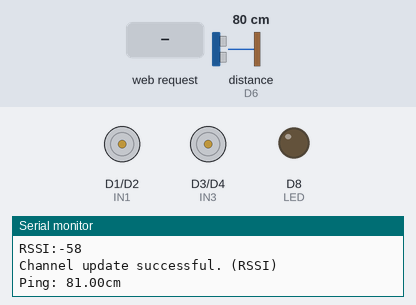
The sketch below on a simulated ESP8266 (NodeMCU). Shown: motor-driver pin pairs drawn as motors (green arrow = first pin HIGH = forward, orange = second pin HIGH = backward, longer = more drive, scaled by the enable pin), output pins drawn as LEDs (lit = HIGH), the last lines printed to the serial monitor. The test bench sets the inputs (shaded band); at power-on: distance to the obstacle (sensor on D6) 80 cm. The echo pulse lasts 58.3 µs per cm; WiFi joins after 1.5 s; servers stay silent unless stated.

Above: at 3.1 s.
3.2 s: distance to the obstacle (sensor on D6) set to 8 cm
4.7 s: distance to the obstacle (sensor on D6) set to 5 cm
At 5.52 s:
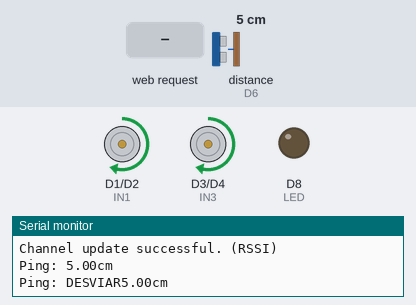
8.2 s: distance to the obstacle (sensor on D6) set to 9 cm
At 8.33 s:
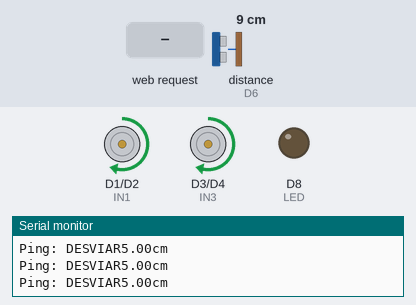
9.7 s: HTTP request GET /forward received
At 11.6 s:
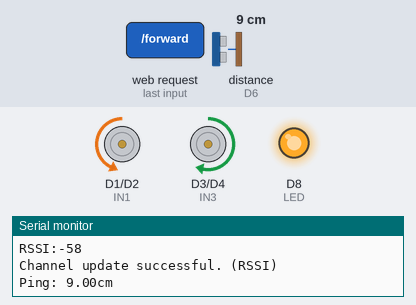
12.1 s: HTTP request GET /backward received
At 14.1 s:
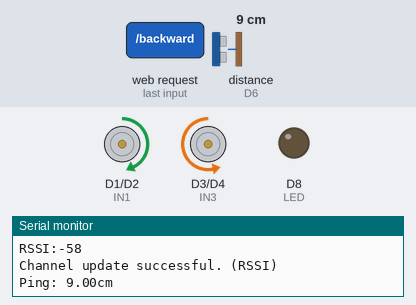
14.4 s: HTTP request GET /left received
At 15.31 s:
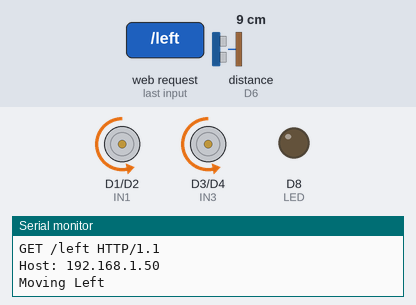
Timing chart, 0 to 17.4 s (numbered marks = the images above; inputs shaded):
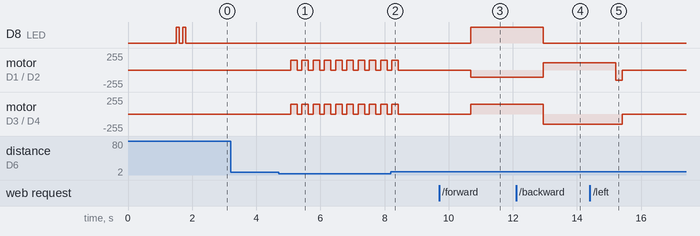

Measured:
- the behaviour switches between 7 and 6 cm on distance to the obstacle (sensor on D6) (found by bisection; images 0 and 1)
- after the input at 4.7 s, motor on D1 (IN1) / D2 (IN2), motor on D3 (IN3) / D4 (IN4): alternates forward 150/255 for 0.20 s and stopped for 0.15 s, starting after 0.37 s
- after the input at 8.2 s, motor on D1 (IN1) / D2 (IN2), motor on D3 (IN3) / D4 (IN4): goes on until 8.4 s, then stays stopped
- after the input at 9.7 s, D8 (LED): LOW → HIGH after 0.99 s; motor on D1 (IN1) / D2 (IN2): stopped → backward 110/255 after 0.99 s; motor on D3 (IN3) / D4 (IN4): stopped → forward 150/255 after 0.99 s
- after the input at 12.1 s, D8 (LED): HIGH → LOW after 0.85 s; motor on D1 (IN1) / D2 (IN2): backward 110/255 → forward 110/255 after 0.85 s; motor on D3 (IN3) / D4 (IN4): forward 150/255 → backward 150/255 after 0.85 s
- after the input at 14.4 s, motor on D1 (IN1) / D2 (IN2): forward 110/255 → backward 150/255 after 0.82 s, → stopped 0.20 s later; motor on D3 (IN3) / D4 (IN4): backward 150/255 → stopped after 1.0 s

The sketch:

projeto_tr2_miguel_luna.ino
```cpp
// Load Wi-Fi library
#include <ESP8266WiFi.h>
#include "ThingSpeak.h"
#include <NewPing.h>

// Replace with your network credentials
const char* ssid     = "MENDESLUNA_2G";
const char* password = "8132654102";

// Set web server port number to 80
WiFiServer server(80);

// Variable to store the HTTP request
String header;

//Motor PINs
#define ENA D0
#define IN1 D1
#define IN2 D2
#define IN3 D3
#define IN4 D4
#define ENB D5
#define TRIGGER_PIN 13
#define ECHO_PIN 12
#define MAX_DISTANCE 200
//const int echoPin = 12; //D6
//const int trigPin = 13; //D7

unsigned long myChannelNumber = 2592597;
const char * myWriteAPIKey = "CSEOMRZFXE49T3K1";

//Control variables
bool forward = 0;
bool backward = 0;
bool left = 0;
bool right = 0;
int Speed = 150; //inicialmente constante

//sensor variables
long duration;
int distance;

// Auxiliar variables to store the current output state
String output5State = "off";
String output4State = "off";
String carMovingForward = "off";
String carStopped = "off";
String carMovingBackward = "off";

// Assign output variables to GPIO pins
const int LED = 15;
const int output5 = 5;
const int output4 = 4;

// Current time
unsigned long currentTime = millis();
// Previous time
unsigned long previousTime = 0;
// Define timeout time in milliseconds (example: 2000ms = 2s)
const long timeoutTime = 2000;

// Ping sensor
NewPing sonar(TRIGGER_PIN, ECHO_PIN, MAX_DISTANCE);

void setup() {
  Serial.begin(115200);
  // Initialize the output variables as outputs
  pinMode(output5, OUTPUT);
  pinMode(output4, OUTPUT);
  pinMode(LED, OUTPUT);
  pinMode(ENA, OUTPUT);
  pinMode(IN1, OUTPUT);
  pinMode(IN2, OUTPUT);
  pinMode(IN3, OUTPUT);
  pinMode(IN4, OUTPUT);
  pinMode(ENB, OUTPUT);

  // Set outputs to LOW
  digitalWrite(output5, LOW);
  digitalWrite(output4, LOW);
  digitalWrite(LED, LOW);

  // Set sensor PINs
  //pinMode(trigPin, OUTPUT); // Sets the trigPin as an Output
  //pinMode(echoPin, INPUT); // Sets the echoPin as an Input

  // Connect to Wi-Fi network with SSID and password
  Serial.print("Connecting to ");
  Serial.println(ssid);
  WiFi.begin(ssid, password);
  while (WiFi.status() != WL_CONNECTED) {
    delay(500);
    Serial.print(".");
  }

  //duas piscadas de led indicam conexão na rede
  digitalWrite(LED, HIGH);
  delay(100);
  digitalWrite(LED, LOW);
  delay(100);
  digitalWrite(LED, HIGH);
  delay(100);
  digitalWrite(LED, LOW);
  delay(100);

  // Print local IP address and start web server
  Serial.println("");
  Serial.println("WiFi connected.");
  Serial.println("IP address: ");
  Serial.println(WiFi.localIP());
  server.begin();
}

void carforward() {
  analogWrite(ENA, Speed-40);
  analogWrite(ENB, Speed);
  digitalWrite(IN1, LOW);
  digitalWrite(IN2, HIGH);
  digitalWrite(IN3, HIGH);
  digitalWrite(IN4, LOW);
}
void carbackward() {
  analogWrite(ENA, Speed-40);
  analogWrite(ENB, Speed);
  digitalWrite(IN1, HIGH);
  digitalWrite(IN2, LOW);
  digitalWrite(IN3, LOW);
  digitalWrite(IN4, HIGH);
}

void carturnleft() {
  analogWrite(ENA, Speed);
  analogWrite(ENB, Speed);
  digitalWrite(IN1, LOW);
  digitalWrite(IN2, HIGH);
  digitalWrite(IN3, LOW);
  digitalWrite(IN4, HIGH);
}
void carturnright() {
  analogWrite(ENA, Speed);
  analogWrite(ENB, Speed);
  digitalWrite(IN1, HIGH);
  digitalWrite(IN2, LOW);
  digitalWrite(IN3, HIGH);
  digitalWrite(IN4, LOW);
}
void carStop() {
  digitalWrite(IN1, LOW);
  digitalWrite(IN2, LOW);
  digitalWrite(IN3, LOW);
  digitalWrite(IN4, LOW);
}

void loop(){
  delay(50);
  unsigned int uS = sonar.ping();
  pinMode(ECHO_PIN, OUTPUT);
  digitalWrite(ECHO_PIN, LOW);
  pinMode(ECHO_PIN, INPUT);
  Serial.print("Ping: ");
  float distance = uS/US_ROUNDTRIP_CM;
  Serial.print(distance);
  Serial.println("cm");
  delay(100);

  while(distance < 7  && 1 < distance){
    carStop();
    carturnright();
    delay(200);
    carStop();
    delay(50);
    unsigned int uS = sonar.ping();
    pinMode(ECHO_PIN, OUTPUT);
    digitalWrite(ECHO_PIN, LOW);
    pinMode(ECHO_PIN, INPUT);
    Serial.print("Ping: ");
    distance = uS/US_ROUNDTRIP_CM;
    Serial.print("DESVIAR");
    Serial.print(distance);
    Serial.println("cm");
    delay(100);
  }

  if(carMovingForward == "on"){
    carforward();
  } else if (carMovingBackward == "on") {
    carbackward();
  }

  WiFiClient client = server.available();   // Listen for incoming clients
  WiFiClient client2 = server.available();

  //Initialize ThingSpeak
  ThingSpeak.begin(client2);

  int x = ThingSpeak.writeField(myChannelNumber, 1, distance, myWriteAPIKey);

    if (x==200){
      Serial.println("Channel update successful. (DISTANCE)");
    } else {
      Serial.println("Problem updating channel. HTTP error code " + String(x));
    }


  // print the received signal strength:
  long rssi = WiFi.RSSI();
  Serial.print("RSSI:");
  Serial.println(rssi);
  int y = ThingSpeak.writeField(myChannelNumber, 2, rssi, myWriteAPIKey);

  if (y==200){
    Serial.println("Channel update successful. (RSSI)");
  } else {
    Serial.println("Problem updating channel. HTTP error code " + String(x));
  }

  if (client) {    // If a new client connects,
    Serial.println("New Client.");          // print a message out in the serial port
    String currentLine = "";                // make a String to hold incoming data from the client
    currentTime = millis();
    previousTime = currentTime;
    while (client.connected() && currentTime - previousTime <= timeoutTime) { // loop while the client's connected
      currentTime = millis();
      if (client.available()) {             // if there's bytes to read from the client,
        char c = client.read();             // read a byte, then
        Serial.write(c);                    // print it out the serial monitor
        header += c;
        if (c == '\n') {                    // if the byte is a newline character
          // if the current line is blank, you got two newline characters in a row.
          // that's the end of the client HTTP request, so send a response:
          if (currentLine.length() == 0) {
            // HTTP headers always start with a response code (e.g. HTTP/1.1 200 OK)
            // and a content-type so the client knows what's coming, then a blank line:
            client.println("HTTP/1.1 200 OK");
            client.println("Content-type:text/html");
            client.println("Connection: close");
            client.println();

            // turns the GPIOs on and off
            if (header.indexOf("GET /forward") >= 0){
              Serial.println("Moving Forward");
              carforward(); //move o carro para frente
              carStopped = "off";
              carMovingForward = "on";
              carMovingBackward = "off";
              digitalWrite(LED, HIGH); //acende o led amarelo
            } else if (header.indexOf("GET /backward") >= 0){
              Serial.println("Moving Backward");
              carbackward(); //move o carro para trás
              carStopped = "off";
              carMovingForward = "off";
              carMovingBackward = "on";
              digitalWrite(LED, LOW);
            } else if (header.indexOf("GET /right") >= 0){
              Serial.println("Moving Right");
              carturnright(); //move o carro para a direita
              delay(200);
              carStop();
              carStopped = "on";
              carMovingForward = "off";
              carMovingBackward = "off";
              digitalWrite(LED, LOW);
            } else if (header.indexOf("GET /left") >= 0){
              Serial.println("Moving Left");
              carturnleft(); //move o carro para a esquerda
              delay(200);
              carStop();
              carStopped = "on";
              carMovingForward = "off";
              carMovingBackward = "off";
              digitalWrite(LED, LOW);
            } else if (header.indexOf("GET /stop") >= 0){
              Serial.println("Stopping the car");
              carStop(); //para o carro
              carStopped = "on";
              carMovingForward = "off";
              carMovingBackward = "off";
              digitalWrite(LED, LOW);
            } else if (header.indexOf("GET /velocidade") >= 0){
              Serial.println("Stopping the car");
              carStop(); //para o carro
              carStopped = "on";
              carMovingForward = "off";
              carMovingBackward = "off";
              Serial.println(header[header.indexOf("idade-")+6]);
              digitalWrite(LED, LOW);
            }

            // Display the HTML web page
            client.println("<!DOCTYPE html><html>");
            client.println("<head><meta name=\"viewport\" content=\"width=device-width, initial-scale=1\">");
            client.println("<link rel=\"icon\" href=\"data:,\">");
            // CSS to style the on/off buttons
            // Feel free to change the background-color and font-size attributes to fit your preferences
            client.println("<style>html { font-family: Helvetica; display: inline-block; margin: 0px auto; text-align: center;}");
            client.println(".button { background-color: #195B6A; border: none; color: white; padding: 16px 40px;");
            client.println("text-decoration: none; font-size: 30px; margin: 2px; cursor: pointer;}");
            client.println(".button2 {background-color: #77878A;}</style></head>");

            // Web Page Heading
            client.println("<body><h1>ESP8266 Web Server</h1>");

            // Display current state, and ON/OFF buttons for GPIO 5
            //client.println("<p>GPIO 5 - State " + output5State + "</p>");
            // If the car is stopped, it cans run forward, backward, or turn sides
            if (carStopped=="on") {
              client.println("<p><a href=\"/forward\"><button class=\"button\">FRENTE</button></a></p>");
              client.println("<p><a href=\"/backward\"><button class=\"button\">RE</button></a></p>");
              client.println("<p><a href=\"/right\"><button class=\"button\">DIREITA</button></a></p>");
              client.println("<p><a href=\"/left\"><button class=\"button\">ESQUERDA</button></a></p>");
              client.println("<p><input type=\"number\" id=\"teste\" placeholder=\"velocidade\" /></p>");
              client.println("<p><button href=\"/velocidade-${document.getElementById('teste')}\">enviar</button><p>");
            } else {
              client.println("<p><a href=\"/stop\"><button class=\"button button2\">PARAR</button></a></p>");
            }

            // Display current state, and ON/OFF buttons for GPIO 4
            //client.println("<p>GPIO 4 - State " + output4State + "</p>");
            // If the output4State is off, it displays the ON button
            //if (output4State=="off") {
              //client.println("<p><a href=\"/4/on\"><button class=\"button\">ON</button></a></p>");
            //} else {
            //  client.println("<p><a href=\"/4/off\"><button class=\"button button2\">OFF</button></a></p>");
            //}
            //client.println("</body></html>");

            // The HTTP response ends with another blank line
            client.println();
            // Break out of the while loop

            break;
          } else { // if you got a newline, then clear currentLine
            currentLine = "";
          }
        } else if (c != '\r') {  // if you got anything else but a carriage return character,
          currentLine += c;      // add it to the end of the currentLine
        }
      }
    }

    // Clear the header variable
    header = "";
    // Close the connection
    client.stop();
    Serial.println("Client disconnected.");
    Serial.println("");
  }
 }
```
